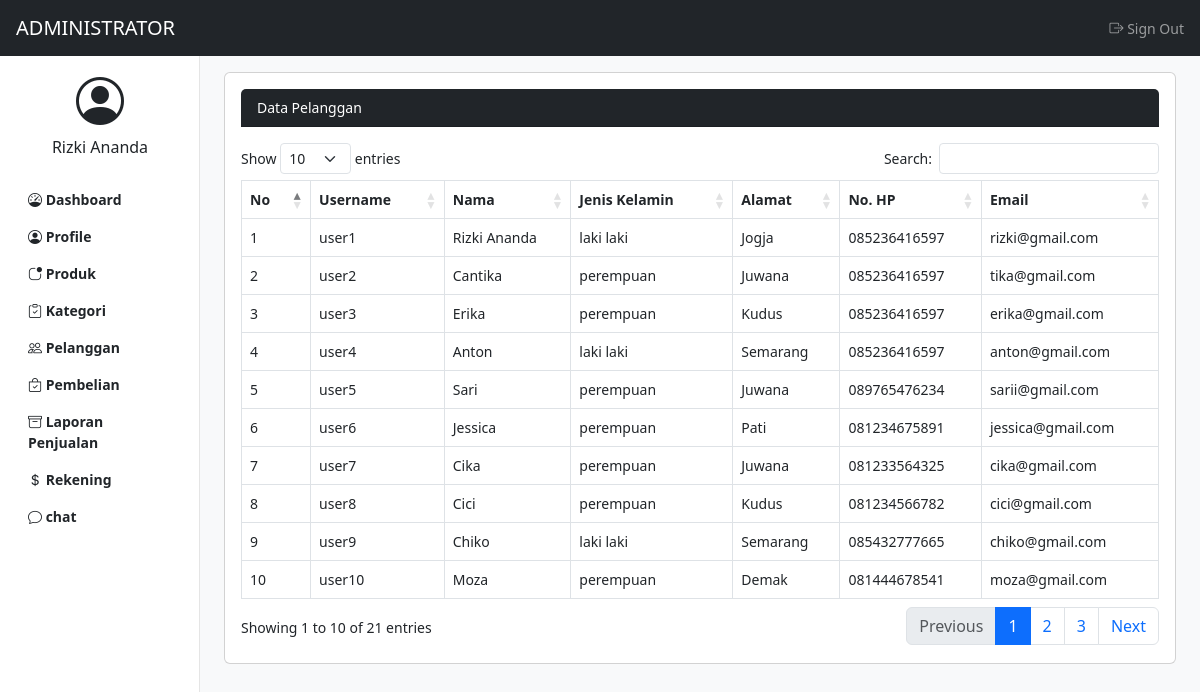
The page /admin/pelanggan.php (signed in) on the database its author committed.
### tables this page shows
CREATE TABLE `pelanggan` (
  `id_pelanggan` int(11) NOT NULL,
  `username_pelanggan` varchar(100) NOT NULL,
  `password_pelanggan` varchar(100) NOT NULL,
  `nama_pelanggan` varchar(100) NOT NULL,
  `jk_pelanggan` enum('laki laki','perempuan') NOT NULL,
  `alamat_pelanggan` text NOT NULL,
  `hp_pelanggan` varchar(15) NOT NULL,
  `email_pelanggan` varchar(50) NOT NULL
);

### admin/pelanggan.php (the view)
<?php
include "header.php";
$pelanggan = array();
$ambil_pelanggan = $koneksi -> query("SELECT * FROM pelanggan");
while ($tiap_pelanggan = $ambil_pelanggan -> fetch_assoc())
{
	$pelanggan [] = $tiap_pelanggan;
}
 ?>
<div class="card-header bg-dark text-white mb-3">Data Pelanggan</div>
<div class="table-responsive">
	<table class="table table-bordered table-hover" id="thetable">
		<thead>
			<tr>
				<th>No</th>
				<th>Username</th>
				<th>Nama</th>
				<th>Jenis Kelamin</th>
				<th>Alamat</th>
				<th>No. HP</th>
				<th>Email</th>
			</tr>
		</thead>
		<tbody>
			<?php foreach ($pelanggan as $key => $value): ?>
				<tr>
				<td><?php echo $key+1; ?></td>
				<td><?php echo $value["username_pelanggan"]; ?></td>
				<td><?php echo $value["nama_pelanggan"]; ?></td>
				<td><?php echo $value["jk_pelanggan"]; ?></td>
				<td><?php echo $value["alamat_pelanggan"]; ?></td>
				<td><?php echo $value["hp_pelanggan"]; ?></td>
				<td><?php echo $value["email_pelanggan"]; ?></td>
			</tr>
			<?php endforeach ?>
		</tbody>
	</table>
</div>
 <?php
include "footer.php";
 ?>

### admin/header.php (shortened to what this page needs)
<?php
include "../koneksi.php";
$id_admin = $_SESSION["admin"] ["id_admin"];
$ambil_admin = $koneksi -> query("SELECT * FROM admin WHERE id_admin = '$id_admin'");
$admin = $ambil_admin -> fetch_assoc();
?>
<!DOCTYPE html>
<html>
<head>
	<link rel="stylesheet" type="text/css" href="../assets/css/bootstrap.css">
	<link rel="stylesheet" type="text/css" href="https://cdn.jsdelivr.net/npm/bootstrap-icons@1.5.0/font/bootstrap-icons.css">
	<link rel="stylesheet" type="text/css" href="../assets/css/dashboard.css">
	<link rel="stylesheet" type="text/css" href="../assets/css/dataTables.bootstrap5.min.css">
</head>
<body>
	<header class="navbar navbar-dark bg-dark sticky-top">
		<a class="navbar-brand px-3" href="index.php">ADMINISTRATOR</a>
		<div class="navbar-nav">
			<div class="nav-item">
				<a class="nav-link px-3" href="logout.php" onclick="return confirm('Apakah anda yakin ingin keluar?')">
					<i class="bi bi-box-arrow-right"></i>
					Sign Out
				</a>
			</div>
		</div>
	</header>
	<div class="container-fluid">
		<div class="row">
			<nav id="sidebar" class="col-md-3 col-lg-2 bg-white position-fixed start-0 top-0 bottom-0 py-5 collapse d-md-block sidebar">
				<a href="profil_admin.php" class="text-decoration-none">
					<div class="container text-center pt-4">
						<span class="bi bi-person-circle display-5 text-dark"></span>
						<h6 class="pt-2 text-dark"><?php echo $admin["nama_admin"]; ?></h6>
					</div>
				</a>
				<div class="pt-3">
					<ul class="nav flex-column">
						<li class="nav-item">
							<a href="index.php" class="nav-link text-dark fw-bold"><span class="bi bi-speedometer"></span> Dashboard</a>
						</li>
						<li class="nav-item">
							<a href="profil_admin.php" class="nav-link text-dark fw-bold"><span class="bi bi-person-circle"></span> Profile</a>
						</li>
						<li class="nav-item">
							<a href="produk.php" class="nav-link text-dark fw-bold"><span class="bi bi-app-indicator"></span> Produk</a>
						</li>
						<li class="nav-item">
							<a href="kategori.php" class="nav-link text-dark fw-bold"><span class="bi bi-clipboard-check"></span> Kategori</a>
						</li>
						<li class="nav-item">
							<a href="pelanggan.php" class="nav-link text-dark fw-bold"><span class="bi bi-people"></span> Pelanggan</a>
						</li>
						<li class="nav-item">
							<a href="pembelian.php" class="nav-link text-dark fw-bold"><span class="bi bi-bag-check"></span> Pembelian</a>
						</li>
						<li class="nav-item">
							<a href="laporan_penjualan.php" class="nav-link text-dark fw-bold"><span class="bi bi-archive"></span> Laporan Penjualan</a>
						</li>
						<li class="nav-item">
							<a href="rekening.php" class="nav-link text-dark fw-bold"><span class="bi bi-currency-dollar"></span> Rekening</a>
						</li>
						<li class="nav-item">
							<a href="Chat.php" class="nav-link text-dark fw-bold"><span class="bi bi-chat"></span> chat</a>
						</li>
					</ul>
				</div>
			</nav>
		</div>
	</div>
	<main class="col-lg-10 col-md-9 ms-sm-auto px-sm-4 py-3 vh-100 bg-light">
		<div class="card">
			<div class="card-body">

### assets/css/dashboard.css (style rules this page uses)
body { font-size: 0.875rem; }
.sidebar { z-index: 100; box-shadow: inset -1px 0 0 0 rgba(0, 0, 0, 0.1); }

### rows shown on the page
pelanggan: username_pelanggan "user1", nama_pelanggan "Rizki Ananda", jk_pelanggan "laki laki", alamat_pelanggan "Jogja", hp_pelanggan "085236416597", email_pelanggan "rizki@gmail.com"
pelanggan: username_pelanggan "user2", nama_pelanggan "Cantika", jk_pelanggan "perempuan", alamat_pelanggan "Juwana", hp_pelanggan "085236416597", email_pelanggan "tika@gmail.com"
pelanggan: username_pelanggan "user3", nama_pelanggan "Erika", jk_pelanggan "perempuan", alamat_pelanggan "Kudus", hp_pelanggan "085236416597", email_pelanggan "erika@gmail.com"
pelanggan: username_pelanggan "user4", nama_pelanggan "Anton", jk_pelanggan "laki laki", alamat_pelanggan "Semarang", hp_pelanggan "085236416597", email_pelanggan "anton@gmail.com"
pelanggan: username_pelanggan "user5", nama_pelanggan "Sari", jk_pelanggan "perempuan", alamat_pelanggan "Juwana", hp_pelanggan "089765476234", email_pelanggan "sarii@gmail.com"
pelanggan: username_pelanggan "user6", nama_pelanggan "Jessica", jk_pelanggan "perempuan", alamat_pelanggan "Pati", hp_pelanggan "081234675891", email_pelanggan "jessica@gmail.com"
pelanggan: username_pelanggan "user7", nama_pelanggan "Cika", jk_pelanggan "perempuan", alamat_pelanggan "Juwana", hp_pelanggan "081233564325", email_pelanggan "cika@gmail.com"
pelanggan: username_pelanggan "user8", nama_pelanggan "Cici", jk_pelanggan "perempuan", alamat_pelanggan "Kudus", hp_pelanggan "081234566782", email_pelanggan "cici@gmail.com"
pelanggan: username_pelanggan "user9", nama_pelanggan "Chiko", jk_pelanggan "laki laki", alamat_pelanggan "Semarang", hp_pelanggan "085432777665", email_pelanggan "chiko@gmail.com"
pelanggan: username_pelanggan "user10", nama_pelanggan "Moza", jk_pelanggan "perempuan", alamat_pelanggan "Demak", hp_pelanggan "081444678541", email_pelanggan "moza@gmail.com"

### other values the page prints
$admin["nama_admin"] "Rizki Ananda"
